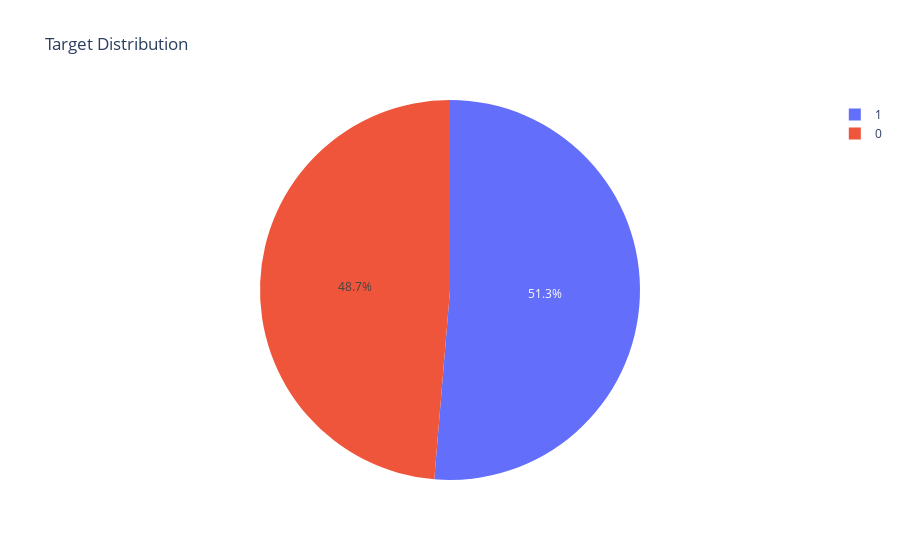

Notebook code cell kept with this figure:
### Markdown cell above
## 8. Distribution of Target Variable

### Code cell
fig = px.pie(df, names="target", title="Target Distribution")
fig.show()

### Figure 1 — Plotly figure (JSON) as saved in the notebook; plotly's stock layout.template omitted (floating-point values rounded to 4 significant figures; data arrays with more than 128 entries replaced by an {"elided": "..."} marker saying what was removed)
{"data": [{"domain": {"x": [0, 1], "y": [0, 1]}, "hovertemplate": "target=%{label}<extra></extra>", "labels": {"elided": "1025 int values"}, "legendgroup": "", "name": "", "showlegend": true, "type": "pie"}], "layout": {"legend": {"tracegroupgap": 0}, "title": {"text": "Target Distribution"}}}
